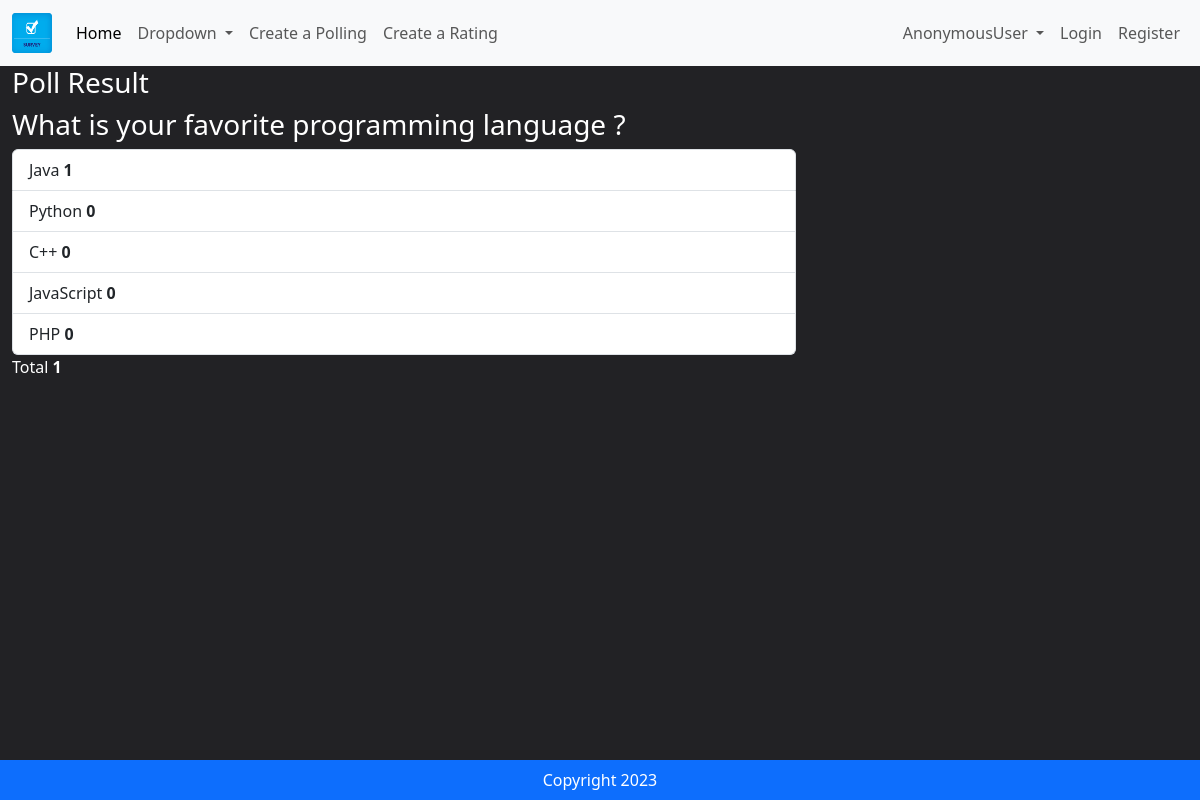
The app's page /result/16/ with its own data.
### app/models.py (models this page shows, shortened)
class Entity(models.Model):
    question =  models.TextField()

class Poll(models.Model):
    questionId = models.ForeignKey(Entity,on_delete=models.CASCADE)
    option_one = models.CharField(max_length=50)
    option_two = models.CharField(max_length=50)
    option_three = models.CharField(max_length=50)
    option_four = models.CharField(max_length=50, default='')
    option_five = models.CharField(max_length=50,default='')
    option_count_one = models.IntegerField(default=0)
    option_count_two = models.IntegerField(default=0)
    option_count_three = models.IntegerField(default=0)
    option_count_four = models.IntegerField(default=0)
    option_count_five = models.IntegerField(default=0)
    def total(self):
        return self.option_count_one + self.option_count_two + self.option_count_three + self.option_count_four + self.option_count_five

### app/views.py (the view)
# urls.py: path('result/<entity_id>/',views.result, name='result'),
def result(request, entity_id):
    entity = Entity.objects.get(pk=entity_id)
    poll = Poll.objects.get(questionId=entity)
    context = {'entity':entity,'poll':poll}
    return render(request,'result.html',context)

### templates/result.html
{% extends 'base.html' %}
{% load static %}
{% block main-content %}
<div class="container-fluid">
    <div class="col-lg-8 col-lg-offset-2">
        <div class="panel panel-default">
            <div class="panel-heading">
                <h3 class="panel-title">Poll Result</h3>
            </div>
            <div class="panel-body">
                <h3>{{entity.question}}</h3>
            </div>
            <ul class="list-group">
                <li class="list-group-item">{{poll.option_one}} <strong>{{poll.option_count_one}}</strong></li>
                <li class="list-group-item">{{poll.option_two}} <strong>{{poll.option_count_two}}</strong></li>
                <li class="list-group-item">{{poll.option_three}} <strong>{{poll.option_count_three}}</strong></li>
                <li class="list-group-item">{{poll.option_four}} <strong>{{poll.option_count_four}}</strong></li>
                <li class="list-group-item">{{poll.option_five}} <strong>{{poll.option_count_five}}</strong></li>
            </ul>
            <div class="panel-footer">
                Total <strong>{{poll.total}}</strong>
            </div>
        </div>
    </div>
</div>
{% endblock main-content %}

### static/style.css (style rules this page uses)
body { background:#222225; color: white; }

### records on screen
Entity: question "What is your favorite programming language ?"
Poll: option_one "Java", option_count_one "1", option_two "Python", option_count_two "0", option_three "C++", option_count_three "0", option_four "JavaScript", option_count_four "0", option_five "PHP", option_count_five "0", total "1"

### other values on screen
{{ request.user }} "AnonymousUser"
